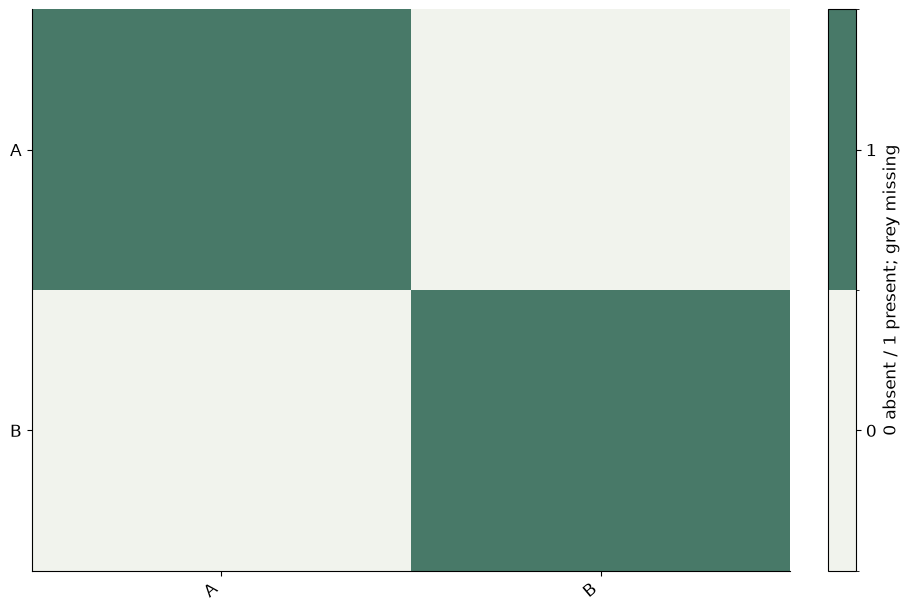

Source code (Python):
# Tuyan deterministic figure renderer v1; values are immutable source data.
import json
import math
import numpy as np
import matplotlib
matplotlib.use('Agg')
import matplotlib.pyplot as plt
from matplotlib.patches import Circle
from matplotlib.colors import ListedColormap, BoundaryNorm
d = json.loads("{\"type\":\"binary_matrix\",\"rows\":[{\"row\":\"A\",\"column\":\"A\",\"value\":1},{\"row\":\"A\",\"column\":\"B\",\"value\":0},{\"row\":\"B\",\"column\":\"A\",\"value\":0},{\"row\":\"B\",\"column\":\"B\",\"value\":1}],\"units\":{\"value\":\"dimensionless\",\"x\":\"dimensionless\",\"y\":\"dimensionless\",\"size\":\"dimensionless\",\"low\":\"dimensionless\",\"high\":\"dimensionless\",\"start\":\"dimensionless\",\"end\":\"dimensionless\",\"effect\":\"dimensionless\",\"p\":\"dimensionless\",\"mean\":\"dimensionless\",\"fpr\":\"dimensionless\",\"tpr\":\"dimensionless\",\"recall\":\"dimensionless\",\"precision\":\"dimensionless\",\"predicted\":\"dimensionless\",\"observed\":\"dimensionless\",\"count\":\"dimensionless\",\"a\":\"dimensionless\",\"b\":\"dimensionless\",\"se\":\"dimensionless\",\"u\":\"dimensionless\",\"v\":\"dimensionless\",\"time\":\"dimensionless\",\"event\":\"dimensionless\"},\"options\":{\"bandwidth\":0.5,\"bins\":5,\"nullValue\":0,\"initialValue\":0,\"levels\":[0.5,1,1.5]},\"analysis\":{\"method\":\"pca\",\"description\":\"Synthetic precomputed QA values; not a statistical analysis of research data.\",\"pKind\":\"p\"},\"variants\":[],\"pixels\":1024,\"plotStyle\":{\"width\":9,\"height\":6,\"fontSize\":12}}")
r, kind, opt = d['rows'], d['type'], d['options']
plt.rcParams.update({'font.size':d['plotStyle']['fontSize']})
fig, ax = plt.subplots(figsize=(d['plotStyle']['width'], d['plotStyle']['height']), layout='constrained')
fig.set_facecolor('white')
fig._tuyan_target_pixels = d['pixels']
colors = ['#487968','#c58b53','#647da6','#a77592','#a5a659']
labels = [str(row.get('label',i+1)) for i,row in enumerate(r)]
unit = d['units']
def col(name):
    return np.array([row[name] for row in r], dtype=float)
def grouped():
    names = list(dict.fromkeys([str(row.get('group','Data')) for row in r]))
    return names, [np.array([row['value'] for row in r if str(row.get('group','Data')) == name], dtype=float) for name in names]
def density(values):
    # User-specified positive bandwidth; no concealed automatic inference.
    bw=float(opt['bandwidth'])
    grid=np.linspace(float(min(values))-3*bw,float(max(values))+3*bw,256)
    z=(grid[:,None]-values[None,:])/bw
    return grid,np.exp(-0.5*z*z).mean(axis=1)/(bw*math.sqrt(2*math.pi))
if kind in ['bar','dotplot','lollipop','forest']:
    y=np.arange(len(r)); values=col('value')
    if kind=='bar':
        bars=ax.barh(y,values,color=colors[0]); assert np.allclose([b.get_width() for b in bars],values)
    elif kind=='lollipop':
        ax.hlines(y,0,values,color=colors[0]); ax.scatter(values,y,color=colors[0])
    elif kind=='forest':
        ax.errorbar(values,y,xerr=np.vstack([values-col('low'),col('high')-values]),fmt='o',color=colors[0],capsize=3)
        ax.axvline(float(opt['nullValue']),color='#969e96',linestyle='--')
    else: ax.scatter(values,y,color=colors[0])
    ax.set_yticks(y,labels);ax.invert_yaxis();ax.set_xlabel(unit['value'])
elif kind in ['dumbbell','gantt']:
    y=np.arange(len(r));start,end=col('start'),col('end')
    if kind=='gantt': ax.barh(y,end-start,left=start,color=colors[0])
    else:
        ax.hlines(y,start,end,color='#9da99e');ax.scatter(start,y,label=opt.get('startLabel','Start'),color=colors[0]);ax.scatter(end,y,label=opt.get('endLabel','End'),color=colors[1]);ax.legend()
    ax.set_yticks(y,labels);ax.invert_yaxis();ax.set_xlabel(unit['start'])
elif kind=='waterfall':
    values=col('value');start=float(opt['initialValue'])+np.r_[0,np.cumsum(values)[:-1]]
    ax.bar(np.arange(len(r)),values,bottom=start,color=[colors[0] if v>=0 else colors[1] for v in values]);ax.set_xticks(np.arange(len(r)),labels,rotation=30);ax.set_ylabel(unit['value']);ax.axhline(0,color='#adb3a9')
elif kind=='histogram':
    values=col('value');counts,edges=np.histogram(values,bins=opt['bins'])
    assert int(counts.sum())==len(values)
    artists=ax.bar(edges[:-1],counts,width=np.diff(edges),align='edge',color=colors[0],edgecolor='white')
    assert np.allclose([p.get_height() for p in artists],counts)
    ax.set_xlabel(unit['value']);ax.set_ylabel('Count')
elif kind=='stripplot':
    names,groups=grouped()
    for i,values in enumerate(groups):ax.scatter(np.full(len(values),i),values,color=colors[i%len(colors)],s=22,alpha=.7)
    ax.set_xticks(np.arange(len(names)),names);ax.set_ylabel(unit['value'])
elif kind in ['boxplot','violin','raincloud','density','ridgeline']:
    names,groups=grouped()
    if kind=='boxplot': ax.boxplot(groups,whis=1.5,showfliers=True);ax.set_xticks(np.arange(len(names))+1,names);ax.set_ylabel(unit['value'])
    elif kind=='violin':
        # bw_method is explicit to avoid a hidden bandwidth choice.
        ax.violinplot(groups,showmeans=False,showmedians=True,bw_method=float(opt['bandwidth']));ax.set_xticks(np.arange(len(names))+1,names);ax.set_ylabel(unit['value'])
    else:
        for i,values in enumerate(groups):
            grid,pdf=density(values); color=colors[i%len(colors)]
            if kind=='density': ax.plot(grid,pdf,color=color,label=names[i])
            else:
                base=float(i);scale=0.65/max(pdf) if max(pdf)>0 else 1
                ax.fill_between(grid,base,base+pdf*scale,color=color,alpha=0.45)
                if kind=='raincloud':
                    ax.scatter(values,np.full(len(values),base-0.15),color=color,s=15)
                    ax.boxplot([values],positions=[base-0.35],vert=False,widths=.15,whis=1.5,manage_ticks=False)
        ax.set_xlabel(unit['value'])
        if kind=='density':ax.set_ylabel('Density');ax.legend()
        else:ax.set_yticks(np.arange(len(names)),names)
elif kind=='ecdf':
    values=np.sort(col('value')); p=np.arange(1,len(values)+1)/len(values)
    line=ax.step(values,p,where='post',color=colors[0])[0];assert np.allclose(line.get_ydata(),p)
    ax.set_xlabel(unit['value']);ax.set_ylabel('Cumulative proportion');ax.set_ylim(0,1)
elif kind in ['line','area','scatter','bubble','ordination','ma_plot','volcano','roc','pr_curve','calibration','bland_altman','funnel_meta']:
    xname,yname='x','y'
    if kind=='ma_plot':xname,yname='mean','effect'
    if kind=='roc':xname,yname='fpr','tpr'
    if kind=='pr_curve':xname,yname='recall','precision'
    if kind=='calibration':xname,yname='predicted','observed'
    if kind=='funnel_meta':xname,yname='effect','se'
    if kind=='volcano':x=col('effect');y=-np.log10(col('p'));xlabel='Effect ('+unit['effect']+')';ylabel='-log10('+d['analysis']['pKind']+')'
    elif kind=='bland_altman':
        a,b=col('a'),col('b');x=(a+b)/2;y=a-b;bias=np.mean(y);sd=np.std(y,ddof=1)
        for line,label in [(bias,'Mean difference'),(bias-1.96*sd,'Lower agreement limit'),(bias+1.96*sd,'Upper agreement limit')]:ax.axhline(line,color='#9a9f96',linestyle='--',label=label)
        ax.legend(fontsize=8);xlabel='Mean ('+unit['a']+')';ylabel='A - B ('+unit['a']+')'
    else:x,y=col(xname),col(yname);xlabel=xname+' ('+unit[xname]+')';ylabel=yname+' ('+unit[yname]+')'
    if kind in ['line','area','roc','pr_curve','calibration']:
        order=np.lexsort((y,x)) if kind=='roc' else np.argsort(x,kind='stable');x,y=x[order],y[order]
        artist=ax.plot(x,y,color=colors[0],marker='o',markersize=3)[0];assert np.allclose(artist.get_ydata(),y)
        if kind=='area':ax.fill_between(x,0,y,color=colors[0],alpha=.25)
    else:
        artist=ax.scatter(x,y,s=col('size')*float(opt.get('areaScale',20)) if kind=='bubble' else 26,color=colors[0]);assert np.allclose(artist.get_offsets(),np.column_stack([x,y]))
    ax.set_xlabel(xlabel);ax.set_ylabel(ylabel)
    if kind=='bubble':
        handles,legend_labels=artist.legend_elements(prop='sizes',num=3,func=lambda size:size/float(opt.get('areaScale',20)))
        ax.legend(handles,legend_labels,title='Area ('+unit['size']+')',fontsize=8)
    if kind in ['roc','calibration']:ax.plot([0,1],[0,1],linestyle='--',color='#adb3a9');ax.set_xlim(0,1);ax.set_ylim(0,1)
    if kind=='pr_curve':ax.set_xlim(0,1);ax.set_ylim(0,1)
    if kind=='funnel_meta':ax.invert_yaxis()
    if kind=='ordination':ax.text(.01,1.02,d['analysis']['method'].upper(),transform=ax.transAxes,fontsize=10)
elif kind in ['heatmap','adjacency_matrix','correlation_matrix','confusion_matrix','bubble_matrix','binary_matrix']:
    names_y=list(dict.fromkeys([str(row['row']) for row in r]));names_x=list(dict.fromkeys([str(row['column']) for row in r]))
    matrix=np.full((len(names_y),len(names_x)),np.nan)
    for row in r:matrix[names_y.index(str(row['row'])),names_x.index(str(row['column']))]=row['value']
    if kind=='bubble_matrix':
        for row in r:ax.scatter(names_x.index(str(row['column'])),names_y.index(str(row['row'])),s=row['value']*float(opt.get('areaScale',25)),color=colors[0])
        ax.invert_yaxis()
    elif kind=='binary_matrix':
        cmap=ListedColormap(['#f1f3ed','#487968']);cmap.set_bad('#b7b9b2')
        img=ax.pcolormesh(np.arange(len(names_x)+1)-.5,np.arange(len(names_y)+1)-.5,matrix,cmap=cmap,norm=BoundaryNorm([-.5,.5,1.5],2),shading='flat');ax.invert_yaxis();fig.colorbar(img,ax=ax,ticks=[0,1],label='0 absent / 1 present; grey missing')
        assert np.allclose(img.get_array(),matrix,equal_nan=True)
    else:
        img=ax.pcolormesh(np.arange(len(names_x)+1)-.5,np.arange(len(names_y)+1)-.5,matrix,cmap='RdBu_r' if kind=='correlation_matrix' else 'viridis',vmin=-1 if kind=='correlation_matrix' else None,vmax=1 if kind=='correlation_matrix' else None,shading='flat');ax.invert_yaxis();fig.colorbar(img,ax=ax,label=unit['value'])
        assert np.allclose(img.get_array(),matrix,equal_nan=True)
    ax.set_xticks(np.arange(len(names_x)),names_x,rotation=40,ha='right');ax.set_yticks(np.arange(len(names_y)),names_y)
    if kind=='confusion_matrix':ax.set_xlabel('Predicted class');ax.set_ylabel('True class')
elif kind=='pie':
    values=col('value');wedges,_=ax.pie(values,labels=labels,colors=colors,normalize=True)
    assert np.allclose([(w.theta2-w.theta1)/360 for w in wedges],values/sum(values),atol=1e-6)
elif kind=='rose':
    fig.delaxes(ax);ax=fig.add_subplot(111,projection='polar');values=col('value');theta=np.arange(len(r))*2*np.pi/len(r)
    ax.bar(theta,np.sqrt(values),width=2*np.pi/len(r),color=colors[0],edgecolor='white');ax.set_xticks(theta,labels);ax.set_ylabel('Radius = sqrt(value)')
elif kind in ['gene_track','protein_domain']:
    start,end=col('start'),col('end');ax.barh(np.arange(len(r)),end-start,left=start,color=colors[0]);ax.set_yticks(np.arange(len(r)),labels);ax.set_xlabel(unit['start']);ax.invert_yaxis()
elif kind=='vector_field':
    artist=ax.quiver(col('x'),col('y'),col('u'),col('v'),angles='xy',scale_units='xy',scale=1,color=colors[0]);ax.set_xlabel(unit['x']);ax.set_ylabel(unit['y']);ax.set_aspect('equal')
elif kind=='contour':
    xs=np.unique(col('x'));ys=np.unique(col('y'));z=np.full((len(ys),len(xs)),np.nan)
    for row in r:z[list(ys).index(row['y']),list(xs).index(row['x'])]=row['value']
    cs=ax.contour(xs,ys,z,levels=opt['levels'])
    for label in ax.clabel(cs,inline=False,fontsize=8):label.set_bbox({'facecolor':'white','edgecolor':'none','pad':1})
    ax.set_xlabel(unit['x']);ax.set_ylabel(unit['y'])
elif kind=='kaplan_meier':
    names=list(dict.fromkeys([str(row.get('group','Data')) for row in r]))
    for i,name in enumerate(names):
        data=[row for row in r if str(row.get('group','Data'))==name];times=sorted(set(row['time'] for row in data));xs=[0.];ys=[1.];s=1.
        for t in times:
            risk=sum(row['time']>=t for row in data);events=sum(row['time']==t and row['event']==1 for row in data)
            s=s*(1-events/risk);xs.append(t);ys.append(s)
            cens=sum(row['time']==t and row['event']==0 for row in data)
            if cens:ax.plot(t,s,marker='+',color=colors[i%len(colors)])
        ax.step(xs,ys,where='post',label=name,color=colors[i%len(colors)])
    ax.set_ylim(0,1.03);ax.set_ylabel('Survival probability (no CI estimated)');ax.set_xlabel(unit['time']);ax.legend()
elif kind in ['venn','upset']:
    names=[row['set'] for row in r];sets=[set(row['members']) for row in r];members=set().union(*sets);counts={}
    for item in members:
        mask=tuple(item in s for s in sets);counts[mask]=counts.get(mask,0)+1
    if kind=='venn':
        for x,color,name in [(0.4,colors[0],names[0]),(.65,colors[1],names[1])]:ax.add_patch(Circle((x,.5),.23,facecolor=color,alpha=.25));ax.text(x,.78,name,ha='center')
        for x,key in [(.29,(True,False)),(.525,(True,True)),(.76,(False,True))]:ax.text(x,.5,str(counts.get(key,0)),ha='center')
        ax.set_xlim(0,1.05);ax.set_ylim(0,1);ax.set_aspect('equal');ax.axis('off');ax.text(.5,.1,'Areas are schematic; labels show exact counts',ha='center',fontsize=8)
    else:
        masks=sorted(counts,key=lambda m:(-counts[m],m));ax.bar(np.arange(len(masks)),[counts[m] for m in masks],color=colors[0]);ax.set_xticks(np.arange(len(masks)),[' & '.join(names[i] for i,v in enumerate(m) if v) for m in masks],rotation=35,ha='right');ax.set_ylabel('Exclusive intersection size')
        # Membership matrix below bars is necessary to distinguish UpSet from a bar chart.
        matrix_ax=ax.inset_axes([0,-.48,1,.27]);matrix_ax.set_xlim(-.5,len(masks)-.5)
        for j,m in enumerate(masks):
            ys=[i for i,v in enumerate(m) if v];matrix_ax.plot([j]*len(ys),ys,color=colors[0]);matrix_ax.scatter([j]*len(names),np.arange(len(names)),color=[colors[0] if v else '#dde1d8' for v in m])
        matrix_ax.set_yticks(np.arange(len(names)),names);matrix_ax.set_xticks([]);matrix_ax.invert_yaxis()

checks={}
computed={}
def audit(name,actual,expected,atol=1e-8):
    a=np.asarray(actual,dtype=float);e=np.asarray(expected,dtype=float)
    assert a.shape==e.shape and np.allclose(a,e,rtol=1e-7,atol=atol,equal_nan=True), 'Numeric artist mismatch: '+name
    mask=np.isfinite(a)&np.isfinite(e)
    error=float(np.max(np.abs(a[mask]-e[mask]))) if np.any(mask) else 0.
    checks[name]={'count':int(a.size),'absoluteError':error,'passed':True}
if kind=='bar':audit('bar_widths',[p.get_width() for p in ax.patches],col('value'))
elif kind in ['dotplot','lollipop']:audit('point_values',ax.collections[-1].get_offsets()[:,0],col('value'))
elif kind=='forest':
    audit('point_estimates',ax.lines[0].get_xdata(),col('value'))
    audit('intervals',np.array(ax.collections[0].get_segments())[:,:,0],np.column_stack([col('low'),col('high')]))
elif kind=='dumbbell':
    audit('start_points',ax.collections[1].get_offsets()[:,0],col('start'));audit('end_points',ax.collections[2].get_offsets()[:,0],col('end'))
elif kind=='gantt':
    audit('interval_start',[p.get_x() for p in ax.patches],col('start'));audit('interval_width',[p.get_width() for p in ax.patches],col('end')-col('start'))
elif kind=='waterfall':
    audit('increments',[p.get_height() for p in ax.patches],col('value'));audit('cumulative_baselines',[p.get_y() for p in ax.patches],float(opt['initialValue'])+np.r_[0,np.cumsum(col('value'))[:-1]])
    computed['cumulativeValues']=(float(opt['initialValue'])+np.cumsum(col('value'))).tolist()
elif kind=='histogram':
    audit('bin_heights',[p.get_height() for p in ax.patches],counts);audit('total_count',[sum(p.get_height() for p in ax.patches)],[len(r)]);computed['binEdges']=edges.tolist();computed['binCounts']=counts.tolist()
elif kind=='stripplot':
    for i,values in enumerate(groups):audit('observations_'+str(i),ax.collections[i].get_offsets()[:,1],values)
elif kind=='boxplot':
    for i,values in enumerate(groups):audit('median_'+str(i),ax.lines[i*7+5].get_ydata(),[np.median(values)]*2)
elif kind=='violin':
    medians=ax.collections[-1].get_segments();audit('medians',[x[0,1] for x in medians],[np.median(v) for v in groups])
elif kind in ['density','ridgeline','raincloud']:
    computed['bandwidth']=float(opt['bandwidth']);computed['groupSizes']=[len(v) for v in groups]
    for i,values in enumerate(groups):
        grid,pdf=density(values)
        if kind=='density':audit('density_'+str(i),ax.lines[i].get_ydata(),pdf)
        else:
            top=np.column_stack([grid,i+pdf*(.65/max(pdf))]);bottom=np.column_stack([grid,np.full(len(grid),i)])
            expected=np.vstack([top[0],bottom,top[-1],top[::-1],top[0]])
            audit('density_polygon_'+str(i),ax.collections[i*(2 if kind=='raincloud' else 1)].get_paths()[0].vertices,expected)
        if kind=='raincloud':audit('observations_'+str(i),ax.collections[i*2+1].get_offsets()[:,0],values)
elif kind=='ecdf':
    audit('ecdf_sorted_values',ax.lines[0].get_xdata(),np.sort(col('value')));audit('ecdf_probability',ax.lines[0].get_ydata(),np.arange(1,len(r)+1)/len(r))
elif kind in ['line','area','roc','pr_curve','calibration']:audit('plotted_xy',np.column_stack([artist.get_xdata(),artist.get_ydata()]),np.column_stack([x,y]))
elif kind in ['scatter','bubble','ordination','ma_plot','volcano','bland_altman','funnel_meta']:
    audit('point_coordinates',artist.get_offsets(),np.column_stack([x,y]))
    if kind=='bubble':audit('marker_area',artist.get_sizes(),col('size')*float(opt.get('areaScale',20)))
    if kind=='volcano':computed['negativeLog10P']=y.tolist()
    if kind=='bland_altman':
        audit('agreement_limits',[ln.get_ydata()[0] for ln in ax.lines[:3]],[bias,bias-1.96*sd,bias+1.96*sd]);computed.update({'meanDifference':float(bias),'sampleSdDifference':float(sd),'limits':[float(bias-1.96*sd),float(bias+1.96*sd)]})
elif kind in ['heatmap','adjacency_matrix','correlation_matrix','confusion_matrix','binary_matrix']:audit('matrix_cells',img.get_array(),matrix);computed['missingCells']=int(np.isnan(matrix).sum())
elif kind=='bubble_matrix':audit('marker_areas',[c.get_sizes()[0] for c in ax.collections],col('value')*float(opt.get('areaScale',25)))
elif kind=='pie':audit('angular_proportions',[(w.theta2-w.theta1)/360 for w in wedges],col('value')/sum(col('value')),1e-6)
elif kind=='rose':audit('area_proportions',[p.get_height()**2 for p in ax.patches],col('value'))
elif kind=='vector_field':audit('vectors',np.column_stack([artist.U,artist.V]),np.column_stack([col('u'),col('v')]))
elif kind=='contour':
    audit('contour_levels',cs.levels,opt['levels'])
    for level,path in zip(cs.levels,cs.get_paths()):
        points=path.vertices
        if len(points)==0:continue
        assert np.all(points[:,0]>=xs[0]) and np.all(points[:,0]<=xs[-1]) and np.all(points[:,1]>=ys[0]) and np.all(points[:,1]<=ys[-1]), 'Contour outside data grid'
        ix=np.clip(np.searchsorted(xs,points[:,0],side='right')-1,0,len(xs)-2);iy=np.clip(np.searchsorted(ys,points[:,1],side='right')-1,0,len(ys)-2)
        tx=(points[:,0]-xs[ix])/(xs[ix+1]-xs[ix]);ty=(points[:,1]-ys[iy])/(ys[iy+1]-ys[iy])
        interpolated=(1-tx)*(1-ty)*z[iy,ix]+tx*(1-ty)*z[iy,ix+1]+(1-tx)*ty*z[iy+1,ix]+tx*ty*z[iy+1,ix+1]
        audit('contour_vertices_'+str(float(level)),interpolated,np.full(len(points),level))
    computed['gridShape']=list(z.shape)
elif kind=='kaplan_meier':
    survival_lines=[ln for ln in ax.lines if ln.get_drawstyle()=='steps-post']
    for i,name in enumerate(names):
        data=[row for row in r if str(row.get('group','Data'))==name];prob=1.;expected=[1.]
        for t in sorted(set(row['time'] for row in data)):
            prob*=1-sum(row['time']==t and row['event']==1 for row in data)/sum(row['time']>=t for row in data);expected.append(prob)
        audit('survival_'+str(i),survival_lines[i].get_ydata(),expected)
        computed[name]={'survival':expected}
elif kind=='venn':audit('intersection_labels',[float(t.get_text()) for t in ax.texts[2:5]],[counts.get((True,False),0),counts.get((True,True),0),counts.get((False,True),0)])
elif kind=='upset':audit('exclusive_intersections',[p.get_height() for p in ax.patches],[counts[m] for m in masks]);audit('union_size',[sum(p.get_height() for p in ax.patches)],[len(members)])
assert checks, 'Missing numeric audit for '+kind
fig._tuyan_validation={'typeId':kind,'checks':checks,'computations':computed,'analysis':d['analysis'],'suppliedFields':list(r[0]),'dataSourcePolicy':'User supplied values; artist checks do not establish source authenticity or study validity.'}

for collection in fig.findobj(matplotlib.collections.Collection):collection.set_rasterized(False)
for spine in ['top','right']:
    if spine in ax.spines: ax.spines[spine].set_visible(False)
